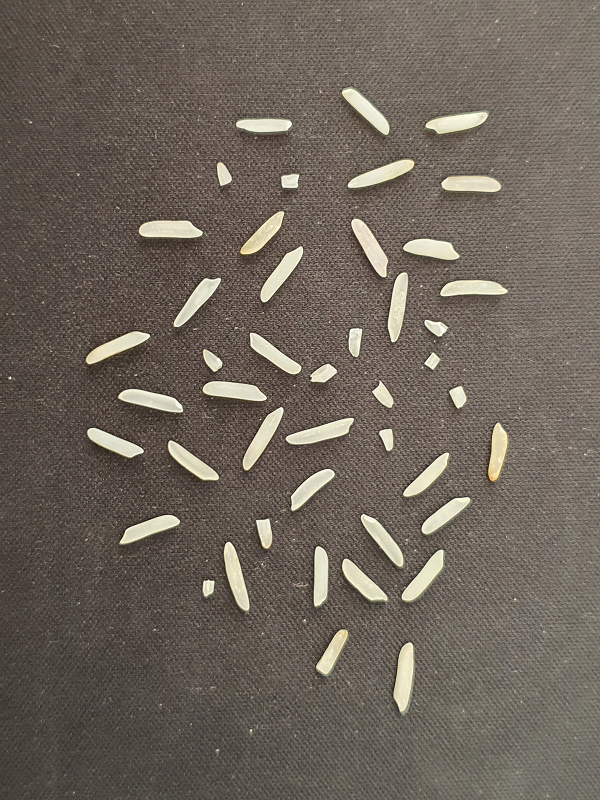
#> input picture Input_image/rice_img1.png, 600 x 800 px
$ python my_program.py --min_area 100 --input_filename Input_image/rice_img1.png
#> lines starting #> are read from the running program, lines starting #| are printed output that depends on the picture; after the words box and inside, x2 and y2 are one past the last pixel; in counts of white or black regions, pixels touching at a corner belong together; long printed decimals are rounded
import cv2
import matplotlib.pyplot as plt
import numpy as np
from collections import defaultdict
import os
import copy
#......IMPORT .........
import argparse

'''
Task 1: Iso-data Intensity Thresholding
'''
def task1(img_pass):
    # Read the gray scale image from the folder
#> called with img_pass = 'Input_image/rice_img1.png'
    image = cv2.imread(img_pass, 0)

    # Check visually if the image is bimodal or not
    f1 = plt.figure()
    plt.hist(image.ravel(), bins = 256)
    plt.grid(True)
    plt.xlabel("Intensity -------> ")
    plt.ylabel("Count -------->")
    plt.title('Histogram plot_Task1')
    plt.show()
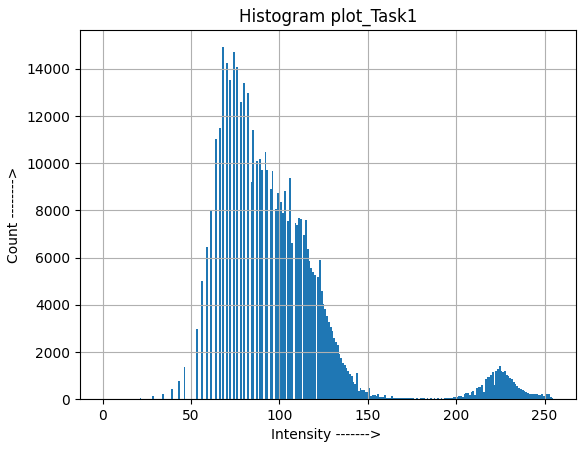
#> figure drawn by matplotlib, 1 panel; tallest bar 14918 high, from x = 67.73 to 68.73
    f1.savefig(path+"/histogram_task1_"+img_pass)


    # Algorithm for ISO-data intensity implementation
    # Point 1: Select an arbitrary initial threshold t
    # Choose an appropriate threshold at the beginning
    min_intensity = np.min(image)
#> min_intensity = 0
    max_intensity =  np.max(image)
#> max_intensity = 255
    #print(min_intensity, max_intensity)
    th = (min_intensity + max_intensity)/2
#> th = 127.5

    th_new = 0
    # Check the threshold value for various epsilon values
    epsilon = [0.001, 0.01, 0.05, 0.1, 0.5]
    final_threshold = []
    collect_threshold_all = {0:[], 1:[], 2:[], 3:[], 4:[]}

    count = 0
    for e in epsilon:
        #print("epsilon =", e)
        temp = [th]     # to collect updates in the threshold value for agiven epsilon
        while 1:
            # Point 2:
            mu_0 = image[image < th].mean()
            mu_1 = image[image >= th].mean()
            #print(mu_0, mu_1)
            # Point 3:
            th_new = (mu_0 + mu_1)/2

            # Point 4:
            if abs(th_new - th) < e:
                final_threshold.append(th_new)
                th = th_new
                th_new = 0
                break

            temp.append(th_new)
            th = th_new
        # collect all threshold values changes for its plot
        collect_threshold_all[count] = temp
        count += 1
#> this loop made 5 passes
#> after the loop, collect_threshold_all = {0: [127.5, 133.7, 142.5, 152.3, 157.3, 158.2, 158.4], 1: [158.4], 2: [158.4], 3: [158.4], 4: [158.4]}; count = 5; final_threshold = [158.4, 158.4, 158.4, 158.4, 158.4]

    # Choose the value of threshold
    th = max(set(final_threshold), key = final_threshold.count)
#> th = 158.4

    # Calculate threshold vaule and epsilon value for later use
    th_pos = final_threshold.index(th)
#> th_pos = 0
    epsilon_pick = epsilon[th_pos]
#> epsilon_pick = 0.001


    #  Plot of threshold value t at every iterations on a graph for the choosen threshold
    f2 = plt.figure()
    plt.plot(collect_threshold_all[th_pos], '-o', color = 'black', mfc = 'r')
    plt.grid(True)
    plt.xlabel("Iteration -------> ")
    plt.ylabel("Threshold value -------->")
    plt.title(f'Threshold value w.r.t. iterations: epsilon ={epsilon_pick}_Task1')
    plt.show()
    f2.savefig(path+"/threshold_"+img_pass)


    # Print the choosen threshold value
    print("Threshold value = ", th)
#| Threshold value =  158.359


    # Change into binary image with the background encoded as white [pixel value: 255] and the rice kernels as black [pixel value: 0].
    img = np.zeros(image.shape) #dinmension height*width
    img[image > th] = 1
    img[image <= th] = 2

    image[img == 1 ] = 0
#> image: shape (800, 600); min 0, max 158, mean 88.2
    image[img == 2] = 255
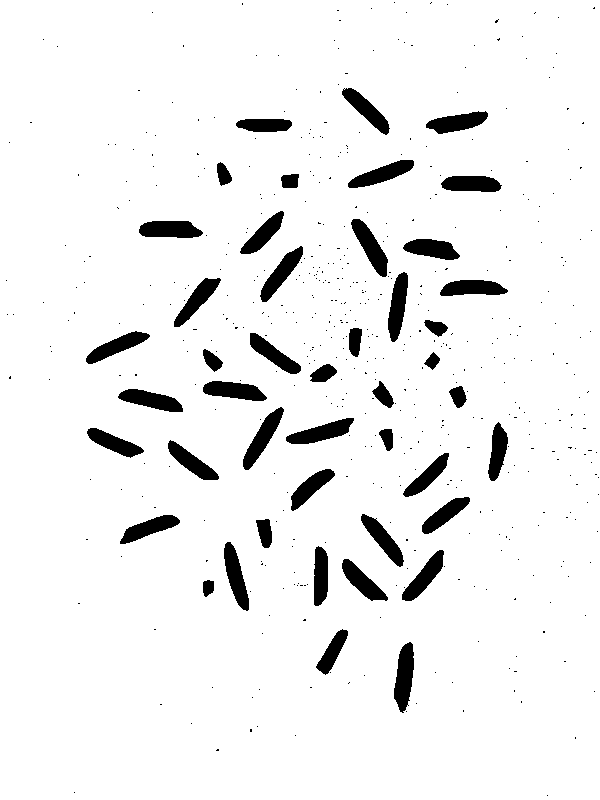
#> image: shape (800, 600); 93.7% white; 542 black regions (497 under 20 px), largest, box (x1, y1, x2, y2) and area: (394, 642, 414, 713) 964, (351, 219, 388, 277) 908, (243, 407, 284, 470) 906

    th =round(th, 2)

    #image_withtitle = image
    img_name_t2 = path+"/"+img_pass+"_Task1.png"
    # [4 lines of commented-out code are left out]

    f3 = plt.figure()
    plt.imshow(image, cmap = "gray")
    plt.title(f'Threshold Value = {th}')
    ax = plt.gca()
    ax.axes.xaxis.set_visible(False)
    ax.axes.yaxis.set_visible(False)
    plt.show()
    f3.savefig(img_name_t2)


    return image


#%%
'''
Task 2: Counting the rice kernels
'''
# Helper function --------------

# To calculate all neighbors based on 8 connectivity --------
# Neighbours have lables and are not background pixels ----
def neighbor_list(i, j, modified_img, img_with_labels):
    all_neighb = []

    # four directions of eight_conn_neighbors -----
    north = i - 1
    south = i + 1
    west = j - 1
    east = j + 1

    # coordinates of neighbors 8 connectivity ---------
    coordinates_neighbours = [(north,west), (north,j), (north,east), (i,west), (i,east), (south,west), (south,j), (south,east)]

    for c in coordinates_neighbours:
        if img_with_labels[c] != 0 and modified_img[c] != 255: # Not background and have labels
            all_neighb.append(c)

    return all_neighb


def task2(image):

    # Step 1: Preprocessing -- applying a median filter to remove noisy pixels
    image_filter=cv2.medianBlur(image, 7)
#> image_filter: shape (800, 600); 94% white; 45 black regions, largest, box (x1, y1, x2, y2) and area: (394, 643, 414, 711) 951, (352, 219, 388, 277) 894, (243, 408, 283, 469) 892

    image_filter_temp = image_filter

    #=============================================================
    # Preprocesing the image
    # Change it to binary------ background to 255 and foreground to 0
    label_collect = []
    image_filter[image_filter <= 127] = 0
    image_filter[image_filter > 127] = 255

    # Padding the image------------
    modified_img = np.ones((image_filter.shape[0]+2, image_filter.shape[1]+2))
    modified_img*255 # all white
    modified_img[1:-1,1:-1] = image_filter  # fit the image to the modified image


    # Change the padded pixels to background 255
    modified_img[modified_img == 1] = 255
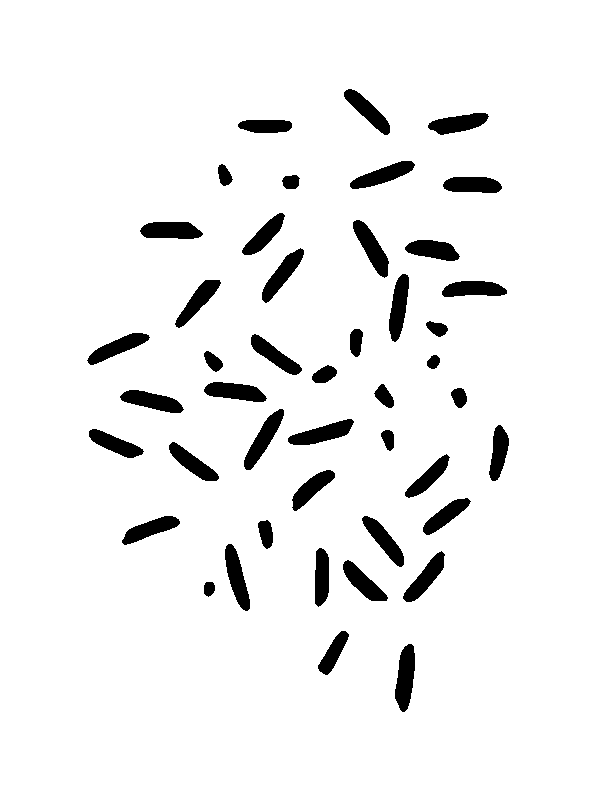
#> modified_img: shape (802, 602) float64; 94% white; 45 black regions, largest, box (x1, y1, x2, y2) and area: (395, 644, 415, 712) 951, (353, 220, 389, 278) 894, (244, 409, 284, 470) 892
    # print(modified_img)
    # Initialize image with labels with all zero (black) of modified_img size
    img_with_labels = np.zeros_like(modified_img)

    #================================================================
    #--------Two-pass connected componenet algorithm--------------
    #================================================================

    height, width = image_filter.shape
    label_count = 1.0
    connected_components = defaultdict(set)

    #=================================================================
    # First Pass ---------------------------------------------------
    # Step1: Constructing the image with labels ------
    for i in range(1, height+1):
        for j in range(1, width+1):

            # Do only when the pixel is not background ---
            if modified_img[i,j] != 255:

                eight_conn_neighbors = neighbor_list(i,j, modified_img, img_with_labels)

                # if no nieghbors with labels and not background ----
                if len(eight_conn_neighbors) == 0:
                    # add neighbours as connected componenets
                    connected_components[label_count].add(label_count)
                    img_with_labels[i,j] = label_count
                    label_count += 1
                # otherwise
                else:
                    label_collect = [img_with_labels[p] for p in eight_conn_neighbors]
                    # assign the min value among the neighbours
                    img_with_labels[i,j] = min(label_collect)
                    for labels in list(set(label_collect)):
                        for labels_ in list(set(label_collect)):
                            connected_components[labels].add(labels_)
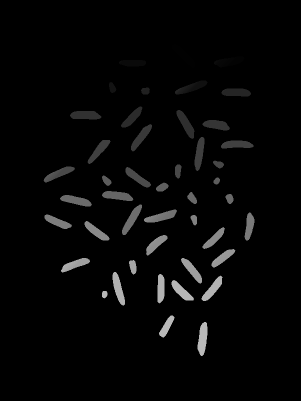
#> img_with_labels: shape (802, 602) float64 (shown at 1/2 size); min 0, max 187, mean 6
#> after the loop, label_count = 188

    # Step2: Now for equivalence --------------
    list_equivalene = list()
    for i in connected_components:
        list_equivalene.append(list(connected_components[i]))

    temp_t1 = []
    # for all elements in list_equivalence ----
    while len(list_equivalene) > 0:

        first_element, remaining_elements = list_equivalene[0], list_equivalene[1:]
        # make it a set for set operations later
        first_element = set(first_element)
        check_cond = -1
        while len(first_element) > check_cond:
            check_cond = len(first_element)
            temp_t2 = []
            for ele in remaining_elements:
                if len(first_element.intersection(set(ele))) > 0:
                    first_element |= set(ele)  # Union operation
                else:
                    temp_t2.append(ele)

            remaining_elements = temp_t2

        temp_t1.append(first_element)
        list_equivalene = remaining_elements


    label_ccount = 1
    # equivalence list to the img_with_labels list
    eqv_list_labels = defaultdict(list)
    for i in temp_t1:
        eqv_list_labels[label_ccount] = i
        label_ccount += 1


    # Second Pass ---------------------------------------------------
    # All labels finding
    def label_fix(img_with_labels):
        for label in eqv_list_labels:

            if img_with_labels in eqv_list_labels[label]:
                # return label
                return label


    for i in range(1, height+1):
        for j in range(1, width+1):
            if modified_img[i,j] != 255:   # if not background ---
                img_with_labels[i,j] = label_fix(img_with_labels[i,j])
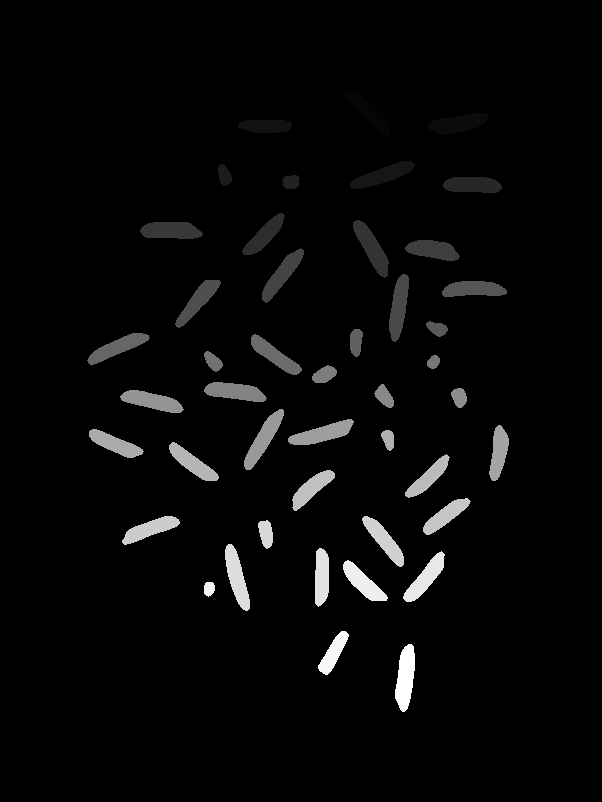
#> img_with_labels: shape (802, 602) float64; 5.82% of pixels changed, all inside (x1, y1, x2, y2) = (87, 90, 509, 712); drawn with min black and max white

    #=================================================================

    # Total rice kernels count
    total_grain = np.max(img_with_labels)
#> total_grain = 45
    print(f'Number of rice kernels in the image_{file_name} = {total_grain}')
#| Number of rice kernels in the image_Input_image/rice_img1.png = 45.0


    f4 = plt.figure()
    plt.imshow(image_filter_temp, cmap = "gray")
    plt.title(f'No. of rice kernels = {total_grain}')
    ax = plt.gca()
    ax.axes.xaxis.set_visible(False)
    ax.axes.yaxis.set_visible(False)
    plt.show()
    f4.savefig(path+"/"+file_name+"_Task2.png")


    return img_with_labels

#connected_comp_label = task2(img_task1)
#%%

'''
Task 3: Percentage of damaged rice kernels
'''
def task3(img_with_labels, min_area = None):


    #----------------- count undamaged kernels ----------
#> called with min_area = 100
    labels_disjoint, all_count = np.unique(img_with_labels, return_counts = True)
#> labels_disjoint = 46 values from 0 to 45; all_count = 46 values, max 453929 at index 0, min 133 at index 43, mean 10495.7
    temp_dict = dict(zip(labels_disjoint, all_count))
#> temp_dict = 46 items
    #print(temp_dict)

    # if min area is not given then choose one appropriate
    if min_area == None:
        temp_temp = copy.copy(temp_dict)
        del temp_temp[0]  # first element of temp_dict has the sum of all
        max_val = max(temp_temp.values())
        #print("max_val = ", max_val)
        #------ min_area threshold as the 50% of the max area
        min_area = max_val*0.5

    #min_area = int(min_area)
    #print("Area_min = ", min_area)
    area_with_max = [i for i in temp_dict if temp_dict[i] >= int(min_area)][:]
#> area_with_max = 46 values from 0 to 45

    img_with_fine_kernels = np.zeros_like(img_with_labels)

    count_labels = 1
    for area in area_with_max:
        img_with_fine_kernels[img_with_labels == area] = count_labels
        count_labels += 1
#> this loop made 46 passes
#> after the loop, count_labels = 47

    # number of good grains
    good_grains = int(np.max(img_with_fine_kernels))
#> good_grains = 46
    print("Undamaged rice kernels = ", good_grains)
#| Undamaged rice kernels =  46

    total_grain = int(np.max(img_with_labels))
#> total_grain = 45
    print("Damaged rice kernels = ", total_grain - good_grains)
#| Damaged rice kernels =  -1
    print("Total rice kernels in the image =", total_grain)
#| Total rice kernels in the image = 45

    b_p = ((total_grain-good_grains)/total_grain)*100
#> b_p = -2.22
    print("Percentage of damaged rice kernels = %.2f"%b_p, "%")
#| Percentage of damaged rice kernels = -2.22 %

    # removing paddings ---------
    img_with_fine_kernels = img_with_fine_kernels[1:-1,1:-1]
#> img_with_fine_kernels: shape (800, 600) float64

    # [10 lines of commented-out code are left out]
    img_ = np.uint8(179*img_with_fine_kernels/np.max(img_with_fine_kernels))
    ch_temp = 255*np.ones_like(img_)
    final_img = cv2.merge([img_, ch_temp, ch_temp])
    final_img = cv2.cvtColor(final_img, cv2.COLOR_HSV2BGR)
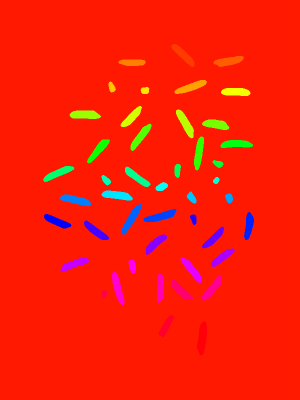
#> final_img: shape (800, 600, 3) (shown at 1/2 size); mean B, G, R 7.5, 31, 247.5
    final_img[img_ == 0] = 255
    final_img = cv2.cvtColor(final_img, cv2.COLOR_BGR2GRAY)
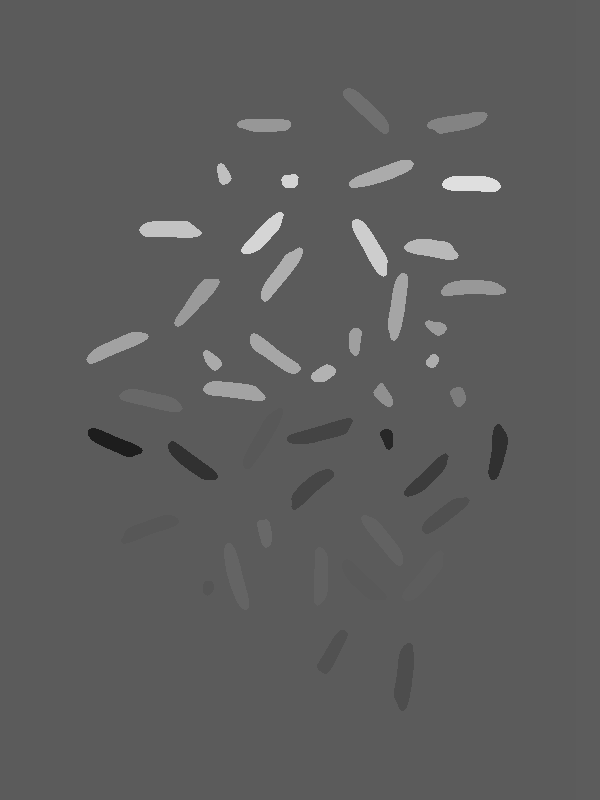
#> final_img: shape (800, 600); min 29, max 223, mean 93.1


    # change to binary
    final_img[final_img <= 240] = 0
#> final_img: shape (800, 600); every value is 0
    final_img[final_img > 240] = 255


    b_p =round(b_p, 2)
    f5 = plt.figure()
    plt.imshow(final_img, cmap = "gray")
    plt.title(f'Damaged kernels = {b_p}%')
    ax = plt.gca()
    ax.axes.xaxis.set_visible(False)
    ax.axes.yaxis.set_visible(False)
    plt.show()
    f5.savefig(path+"/"+file_name+"_Task3.png")

#task3(connected_comp_label)
#%%

my_parser = argparse.ArgumentParser()
my_parser.add_argument('-o','--OP_folder', type=str,help='Output folder name', default = 'OUTPUT')
my_parser.add_argument('-m','--min_area', type=int,action='store', required = True, help='Minimum pixel area to be occupied, to be considered temp_dict whole rice kernel')
my_parser.add_argument('-f','--input_filename', type=str,action='store', required = True, help='Filename of image ')
# Execute parse_args()
args = my_parser.parse_args()


file_name = args.input_filename
path = args.OP_folder

if not os.path.exists(path):
    print("Specified folder does not exist, images will be saved in current directory!!")
    path = os.getcwd()

# Function calls ----------
# TASK1
img_task1 = task1(file_name)

# TASK2
connected_comp_label = task2(img_task1)

# TASK 3
task3(connected_comp_label, min_area= int(args.min_area))

$ run again, on Input_image/rice_img7.png
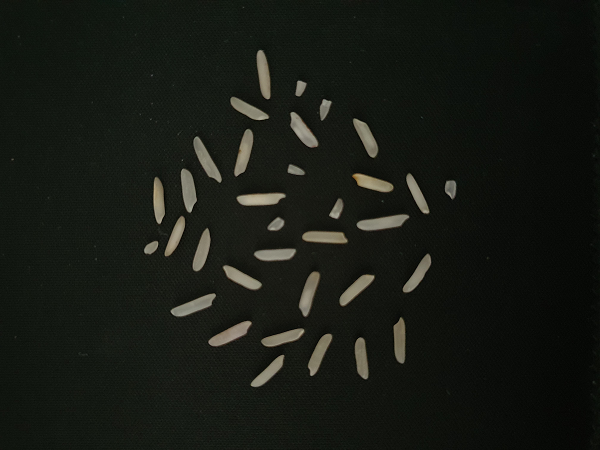
#> input picture Input_image/rice_img7.png, 600 x 450 px
#> min_intensity = 0
#> max_intensity = 179
#> in task1, `th = (min_intensity + max_intensity)/2`: th = 89.5
#> the loop in task1, `for e in epsilon: #print("epsilon =", e)` made 5 passes
#> after the loop in task1, `for e in epsilon:`: collect_threshold_all = {0: [89.5, 75.03, 74.09], 1: [74.09], 2: [74.09], 3: [74.09], 4: [74.09]}; count = 5; final_threshold = [74.09, 74.09, 74.09, 74.09, 74.09]
#> in task1, `th = max(set(final_threshold), key = final_threshold.count)`: th = 74.09
#> th_pos = 0
#> epsilon_pick = 0.001
#| Threshold value =  74.090
#> image_filter: shape (450, 600); 95.5% white; 34 black regions, largest, box (x1, y1, x2, y2) and area: (358, 215, 407, 230) 497, (209, 321, 251, 346) 480, (194, 138, 221, 181) 477
#> after the loop in task2, `for i in range(1, height+1):`: label_count = 101
#> after the loop in task2, `for i in range(1, height+1):`:
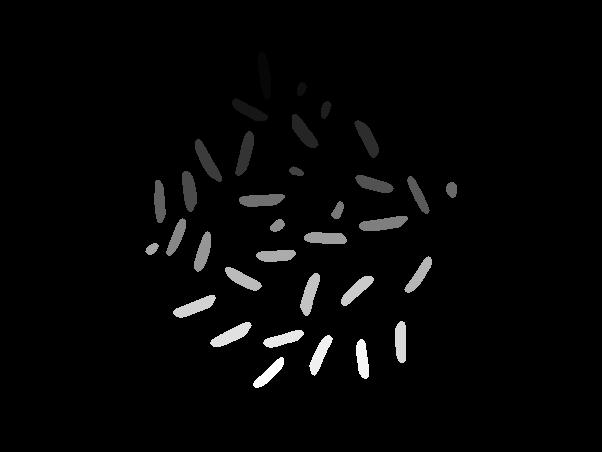
#> img_with_labels: shape (452, 602) float64; min 0, max 34, mean 0.8; drawn with min black and max white
#> in task2, `total_grain = np.max(img_with_labels)`: total_grain = 34
#| Number of rice kernels in the image_Input_image/rice_img7.png = 34.0
#> labels_disjoint = 35 values from 0 to 34; all_count = 35 values, max 259839 at index 0, min 100 at index 9, mean 7774.4
#> temp_dict = 35 items
#> area_with_max = 35 values from 0 to 34
#> the loop in task3, `for area in area_with_max:` made 35 passes
#> after the loop in task3, `for area in area_with_max:`: count_labels = 36
#> good_grains = 35
#| Undamaged rice kernels =  35
#> in task3, `total_grain = int(np.max(img_with_labels))`: total_grain = 34
#| Damaged rice kernels =  -1
#| Total rice kernels in the image = 34
#> b_p = -2.94
#| Percentage of damaged rice kernels = -2.94 %
#> in task3, `final_img = cv2.cvtColor(final_img, cv2.COLOR_BGR2GRAY)`:
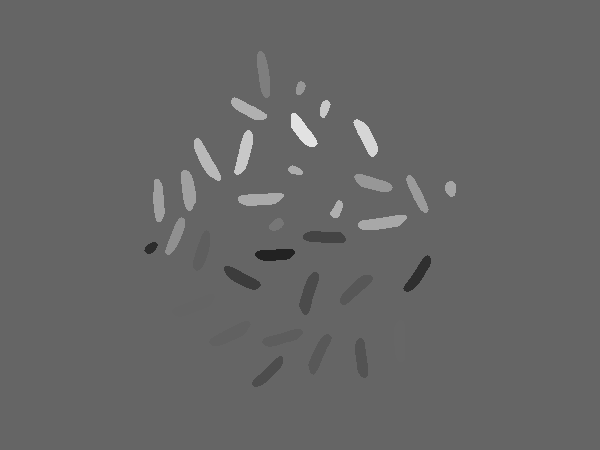
#> final_img: shape (450, 600); min 34, max 226, mean 102.2
